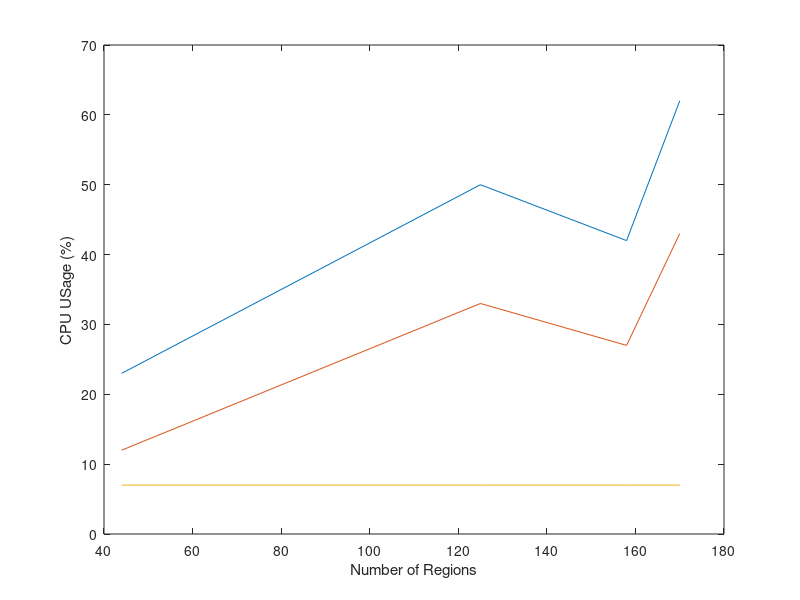

Write MATLAB code to recreate this figure.
%% cpu


Array = csvread('cpu.csv');
Num_regions = Array(:, 1);
Max = Array(:, 2);
Avg = Array(:, 3);
PID = Array(:, 4);
figure(1)
plot(Num_regions, Max, Num_regions, Avg, Num_regions, PID)
xlabel("Number of Regions");
ylabel("CPU USage (%)");